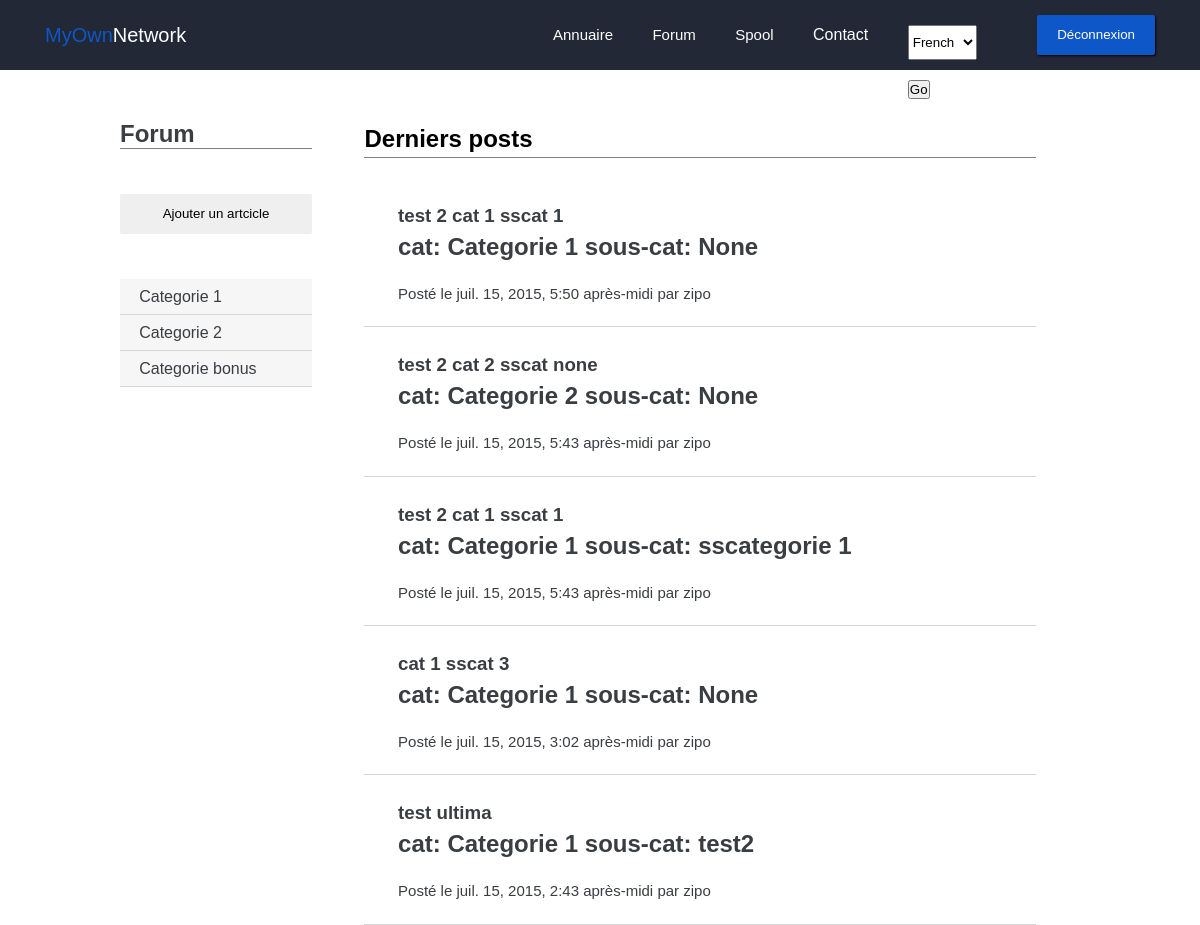
Page /forum/ (signed in) on the earlier database version.
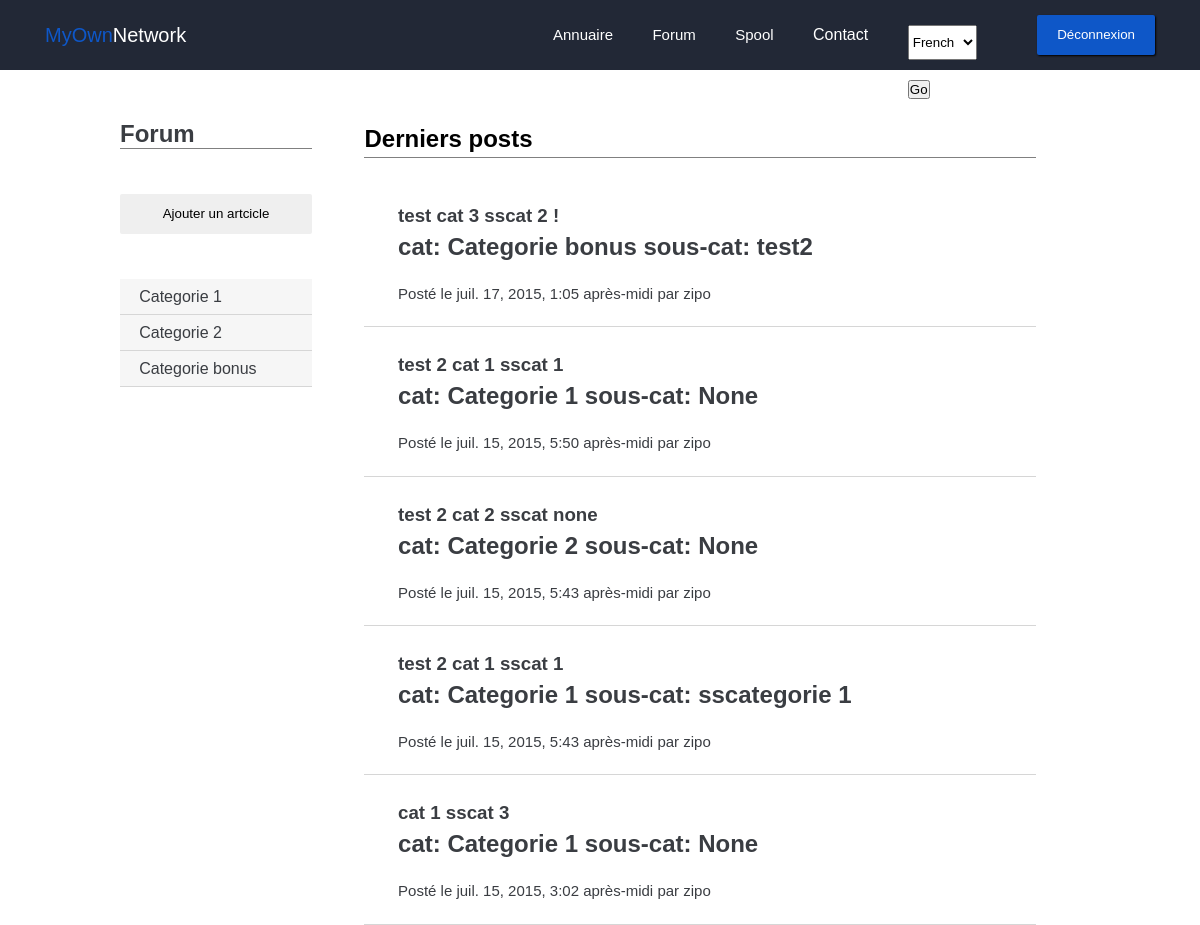
Same page on the later database version.
### forum/models.py (models this page shows, shortened)
class PostCategorie(models.Model):
    name = models.CharField(max_length=100)
    def __unicode__(self):
        return self.name

class Post(models.Model):
    titre = models.CharField(max_length=150)
    auteur = models.CharField(max_length=100)
    date = models.DateTimeField(auto_now_add=True, verbose_name="Date de publication")
    sscategorie = models.ForeignKey('PostSsCategorie', null=True)
    categorie = models.ForeignKey('PostCategorie')

class PostSsCategorie(models.Model):
    name = models.CharField(max_length=100)
    postcategorie = models.ForeignKey('PostCategorie')
    def __unicode__(self):
        return self.name

### forum/views.py (the view)
def home(request):
    if request.user.is_authenticated():
        categories = PostCategorie.objects.all()
        sscategories = PostSsCategorie.objects.all()
        posts = Post.objects.order_by('-date')[:5]
        return render(request, 'forum/index.html', locals())
    else:
        return render(request, 'intra/index.html')

### forum/templates/forum/index.html (shortened to what this page needs)
{% extends "base.html" %}
{% load i18n %}
{% load static %}
{% block staticfiles %}
	<link rel="stylesheet" href="{% static 'forum/css/style.css' %}">
{% endblock %}
{% block content %}
	<div class="forum">
		<div class="wrapper">
			<div class="forum_nav grey2">
				<h1>Forum</h1>
				<a href="{% url "forum.views.add_post" %}"><button class="btn">{% trans "Ajouter un artcicle" %}</button></a>
				<ul>
				{% for categorie in categories %}
				<a href="{% url "forum.views.list_posts" categorie.id %}" class="grey0Back"><li>{{ categorie.name }}</li></a>
				{% empty %}
				<p>Pas de catégorie</p>
				{% endfor %}
				</ul>
			</div>
			<div class="forum_content">
				<div class="forum_content__header">
					<h2>{% trans "Derniers posts" %}</h2>
				</div>
				<div class="forum_content__posts">
					<ul>
						{% for post in posts %}
						<a href="{% url 'forum.views.post' post.id %}">
							<li>
								<h3>{{ post.titre }}</h3>
								<h2>cat: {{ post.categorie }} sous-cat: {{ post.sscategorie }}</h2>
								<p>{% trans "Posté le" %} {{ post.date }} {% trans "par" %} {{ post.auteur }}</p>
							</li>
						</a>
						{% empty %}
						<a href="#">
						  {% trans "Aucun post par ici.." %}
						</a>
						{% endfor %}
					</ul>
				</div>
			</div>
		</div>
	</div>
{% endblock %}

### templates/base.html (shortened to what this page needs)
{% load i18n %}
<!DOCTYPE html>
<html lang="fr">
<head>
	{% block staticfiles %}
 	{% endblock %}
</head>
<body {% block bodyclass %}{% endblock %}>
	{% block header %}
	<header class="blue1Back">
		<div class="logo">
			<a href="{% url "intra.views.home" %}"><span class="blue0">MyOwn</span>Network</a>
		</div>
			<nav>
				<ul>
					<a href="#"><li>{% trans "Annuaire" %}</li></a>
					<a href="{% url "forum.views.home" %}"><li>{% trans "Forum" %}</li></a>
					<a href="{% url "ticket.views.home" %}"><li>{% if user.is_staff %}Spool{% else %}{% trans "Tickets" %}{% endif %}</li></a>
					<li class="white" onclick="showbox('contact-box')">{% trans "Contact" %}</li>
				</ul>
			</nav>
		<div class="lang-box">
			<form action="{% url 'set_language' %}" method="post">{% csrf_token %}
			    <select name="language">
			        {% for language in LANGUAGES %}
			            <option value="{{ language.0 }}">
			                {{ language.1 }}
			            </option>
			        {% endfor %}
			    </select>
			    <input type="submit" value="Go" />
			</form>
		</div>
		<div class="btn-login">
			{% if user.is_authenticated %}
			<a href="{% url "intra.views.user_logout" %}">
				<button class="btn blue0Back white">{% trans "Déconnexion" %}</button>
			</a>
			{% else %}
			<button class="btn blue0Back white" onclick="showbox('login-box')">{% trans "Connexion" %}</button>
			{% endif %}
		</div>
	</header>
	{% endblock %}
   <section id="content">
       {% block content %}{% endblock %}
   </section>
</body>
</html>

### static/forum/css/style.css (style rules this page uses)
* { padding: 0; margin: 0; font-family: arial; fill: #ffffff; }
.wrapper { width: 80vw; margin: auto; }
a, a:hover { color: white; text-decoration: none; }
.btn { height: 40px; line-height: 40px; padding-left: 20px; padding-right: 20px; border: none; outline: none; border-radius: 2px; box-shadow: 1px 1px 2px black; }
.blue0 { color: #0e57c8; }
.white { color: white; }
.grey2 { color: #3a3d42; }
.grey0Back { background-color: #f6f6f6; }
.blue0Back { background-color: #0e57c8; }
.blue1Back { background-color: #222836; }
.content h1, h2 { margin-bottom: 20px; }
header { display: block; height: 70px; width: 100%; }
.logo { display: block; float: left; height:100%; margin-left: 45px; }
.logo a { line-height: 70px; font-size: 20px; }
nav ul { list-style: none; text-align: center; line-height: 70px; }
nav a { font-size: 15px; }
nav ul li { display: inline-block; margin-left: 35px; cursor: pointer; }
.btn-login { position: absolute; right: 45px; top: 0px; height: 70px; }
.btn-login button { margin-top: 15px; }
.forum { display: block; margin-top: 50px; }
.forum a { color: #3a3d42; }
.forum_nav { display: inline-block; width: 20%; min-height: 80vh; margin-right: 5%; }
.forum_nav h1:after { content: ' '; display: block; width: 100%; border-bottom: 1px solid grey; margin-bottom: 45px; }
.forum_nav .btn { box-shadow: none; width: 100%; margin-bottom: 45px; }
.forum_nav ul { list-style: none; }
.forum_nav ul a { display: block; width: 90%; line-height: 35px; border-bottom: 1px solid #d6d6d6; padding-left: 10%; }
.forum_content { display: inline-block; width: 70%; vertical-align: top; }
.forum_content__header h2 { border-bottom: 1px solid grey; line-height: 37px; }
.forum_content__posts ul { list-style: none; }
.forum_content__posts ul a li h3 { line-height: 35px; }
.forum_content__posts ul a li p { font-size: 15px; line-height: 25px; }
.forum_content__posts ul a li { width: 90%; padding-right: 5%; padding-left: 5%; padding-top: 3%; padding-bottom: 3%; border-bottom: 1px solid #d6d6d6; }
.newpost_content__body input, select { display: inline-block; width: 75%; height: 35px; vertical-align: top; margin-bottom: 20px; }
.lang-box { position: absolute; right: 200px; top: 25px; }

Differences in the rows shown:
no longer on this page (row unchanged): Post: titre "test ultima", categorie "Categorie 1", sscategorie "test2", date "juil. 15, 2015, 2:43 après-midi", auteur "zipo"
added Post: titre "test cat 3 sscat 2 !", categorie "Categorie bonus", sscategorie "test2", date "juil. 17, 2015, 1:05 après-midi", auteur "zipo"
